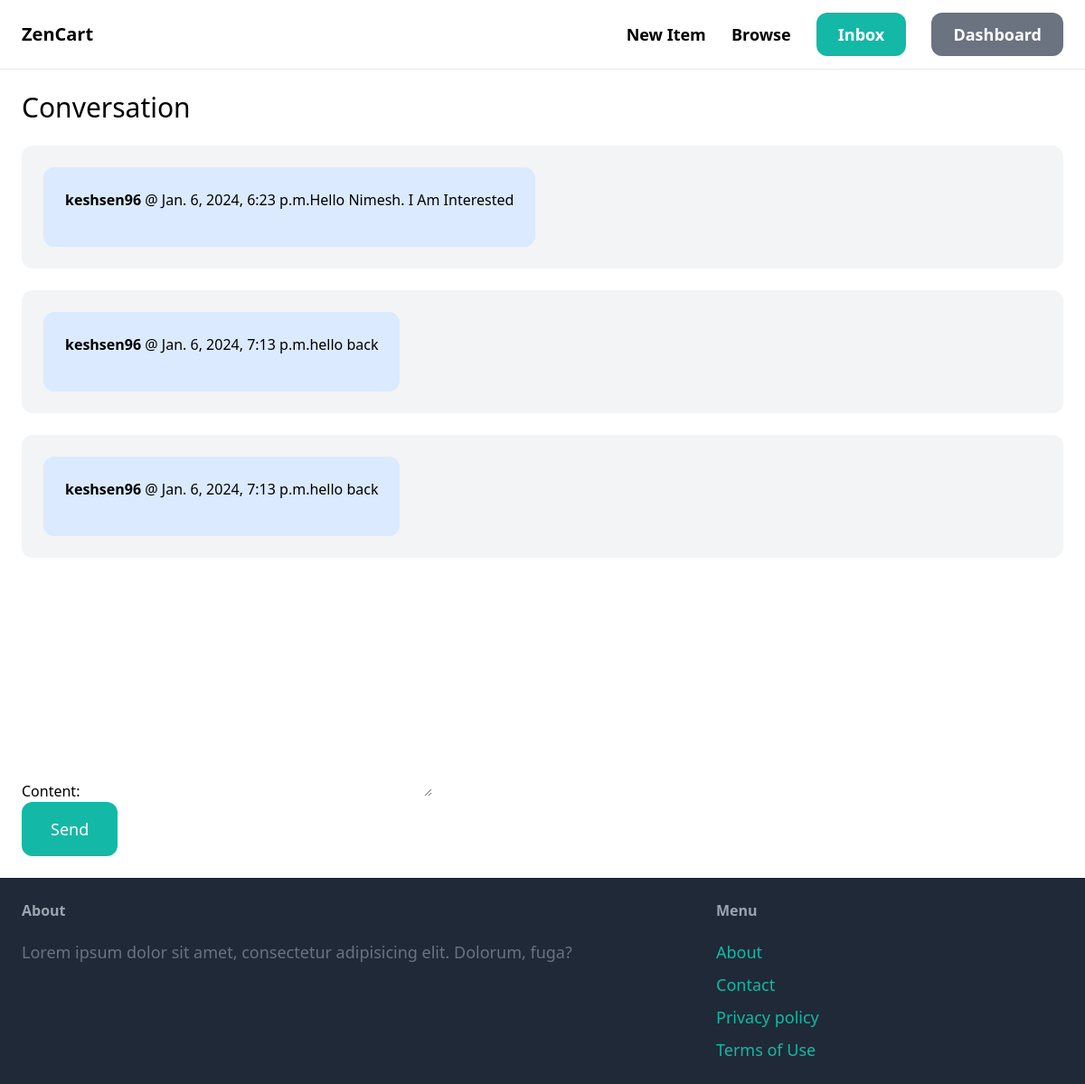
Screenshot of /inbox/1/ (signed in) with the database file from the repository.
### conversation/models.py (models this page shows)
class ConversationMessage(models.Model):
    conversation = models.ForeignKey(Conversation, related_name='messages', on_delete=models.CASCADE)
    content = models.TextField()
    created_at = models.DateTimeField(auto_now_add=True)
    created_by = models.ForeignKey(User, related_name='created_messages', on_delete=models.CASCADE)

### conversation/views.py (the view)
# urls.py: path('<int:pk>/', views.info, name='info'),
@login_required
def info(request, pk):
    conversation = Conversation.objects.filter(members__in=[request.user.id]).get(pk=pk)
    if request.method == 'POST':
        form = ConversationMessageForm(request.POST)
        if form.is_valid():
            conversation_message = form.save(commit=False)
            conversation_message.conversation = conversation
            conversation_message.created_by = request.user
            conversation_message.save()
            conversation.save()
            return redirect('conversation:info', pk=pk)
    else:
        form = ConversationMessageForm()
    return render(request, 'info.html', {
        'conversation': conversation,
        'form': form,
    })

### conversation/forms.py
class ConversationMessageForm(forms.ModelForm):
    class Meta:
        model = ConversationMessage
        fields = ('content',)
        widget = {
            'content': forms.Textarea(attrs = {
                'class': 'w-full py-4 px-6 rounded-xl border'
            }),
        }

### templates/info.html (shortened to what this page needs)
{% extends 'base.html' %}
{% block content %}
    <h1 class="mb-6 text-3xl">Conversation</h1>
    <div class="space-y-6">
        {% for message in conversation.messages.all %}
            <div class="p-6 flex bg-gray-100 rounded-xl">
                <div class="p-6 flex {% if message.created_by == request.user %}bg-blue-100{% else %}bg-gray-100{% endif %} rounded-xl">
                    <p class="mb-4"><strong>{{ message.created_by.username }}</strong> @ {{ message.created_at }}</p>
                    <p>{{ message.content }}</p>
                </div>
            </div>
        {% endfor %}
    </div>
    <form action="." method="post" class="mt-6">
        {{ form.as_p }}
        <button class="py-4 px-8 text-lg bg-teal-500 hover:bg-teal-700 rounded-xl text-white">Send</button>
    </form>
{% endblock %}

### rows the page displays
ConversationMessage: created_by.username "keshsen96", created_at "Jan. 6, 2024, 6:23 p.m.", content "Hello Nimesh. I Am Interested"
ConversationMessage: created_by.username "keshsen96", created_at "Jan. 6, 2024, 7:13 p.m.", content "hello back"
ConversationMessage: created_by.username "keshsen96", created_at "Jan. 6, 2024, 7:13 p.m.", content "hello back"
